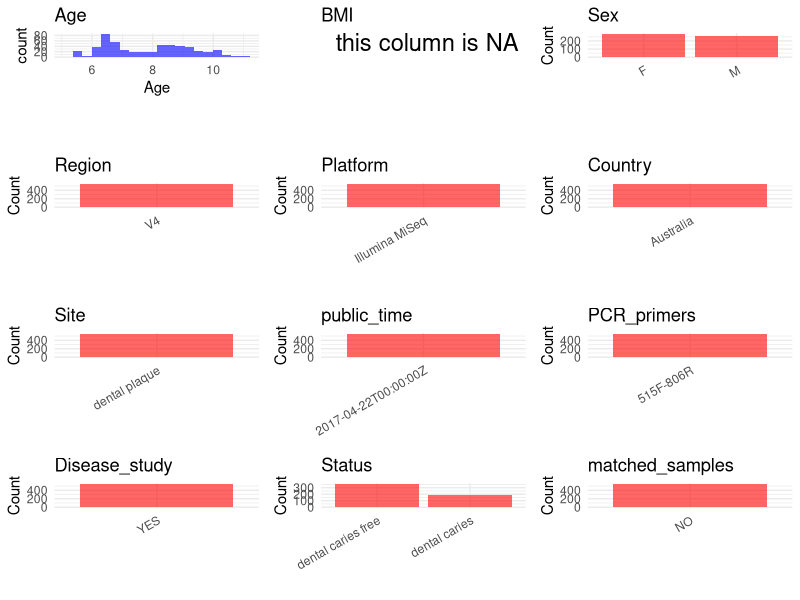

This figure's R source: (Note: this script raises an error after producing the figure.)
## ---- chunk 1
library(tidyverse)
library(ggplot2)
library(cowplot)

setwd("C:/Users/zyc/Desktop/oral_project/data/projects/PRJNA383868")
initial_meta <- read.csv("SraRunTable.csv", header = TRUE) 
head(initial_meta)
## ---- chunk 2
metadata <- data.frame(
  assaytype = initial_meta$Assay.Type,
  BioProject = initial_meta$BioProject,
  Run = initial_meta$Run,
  sample_name = initial_meta$Library.Name,
  Age = initial_meta$Host_Age, 
  BMI = NA,  
  Sex = initial_meta$host_sex,
  Region = "V4",
  Platform = initial_meta$Instrument,
  Country = initial_meta$geo_loc_name_country,
  Site = initial_meta$host_tissue_sampled,
  public_time = initial_meta$ReleaseDate,
  matched_samples = "NO",
  Status = initial_meta$Host_disease,
  stringsAsFactors = FALSE
)
## ---- chunk 3
metadata <- metadata %>%filter(assaytype == "AMPLICON")
metadata <- metadata %>%
  mutate(Sex = recode(Sex, "female" = "F", "male" = "M"))
metadata <- metadata %>%mutate(Age = as.numeric(sapply(str_split(Age, " "), function(x) head(x, 1))))%>%mutate(Age = Age/12)

## ---- chunk 4
metadata$title <- "Host Genetic Control of the Oral Microbiome in Health and Disease"
metadata$Disease_study <- "YES"
metadata$PCR_primers <- "515F-806R"

head(metadata)
## ---- chunk 5
print(paste("Number of unique runs:", length(unique(metadata$Run))))
print(paste("Number of unique sample names:", length(unique(metadata$sample_name))))
## ---- chunk 6
plot_data <- metadata %>%
  select(-BioProject, -Run, -sample_name, -title)

# Function to create simple plots for each column
create_simple_plots <- function(data) {
  plots <- list()
  
  for (col in colnames(data)) {
    # Check if the column is all NA
    if (all(is.na(data[[col]]))) {
      # Create an empty plot with text indicating all NA
      p <- ggplot() +
        annotate("text", x = 0.5, y = 0.5, label = "this column is NA", size = 6) +
        labs(title = col) +
        theme_void()
    } else if (is.numeric(data[[col]])) {
      # Numeric variable: histogram
      p <- ggplot(data, aes(x = .data[[col]])) +
        geom_histogram(fill = "blue", alpha = 0.6, bins = 20, na.rm = TRUE) +
        labs(title = col) +
        theme_minimal()
    } else {
      # Categorical variable: bar plot (remove NA values)
      count_data <- as.data.frame(table(data[[col]], useNA = "ifany"))
      p <- ggplot(count_data, aes(x = reorder(Var1, -Freq), y = Freq)) +
        geom_col(fill = "red", alpha = 0.6) +
        labs(title = col, x = NULL, y = "Count") +
        theme_minimal() +
        theme(axis.text.x = element_text(angle = 30, hjust = 1))
    }
    plots[[col]] <- p
  }
  
  return(plots)
}


plots <- create_simple_plots(plot_data)
p<-plot_grid(plots$Age, 
          plots$BMI, 
          plots$Sex, 
          plots$Region, 
          plots$Platform, 
          plots$Country, 
          plots$Site,
          plots$public_time, 
          plots$PCR_primers,
          plots$Disease_study,
          plots$Status,
          plots$matched_samples,# add 
          ncol = 3, align = "hv", axis = "lb")
ggsave("metadata_summary.png", plot = p, width = 8, height = 8, dpi = 150)

## ---- chunk 7
knitr::include_graphics("metadata_summary.png")
## ---- chunk 8
metadata <- metadata[, c(
  "BioProject", "Run", "sample_name", "Age", "BMI", "Sex", 
  "Region", "Platform", "Country", "Site", "public_time", 
  "PCR_primers", "title", "Disease_study", "Status","matched_samples"
)]

write.csv(metadata, file = "metadata.csv", quote = FALSE)
